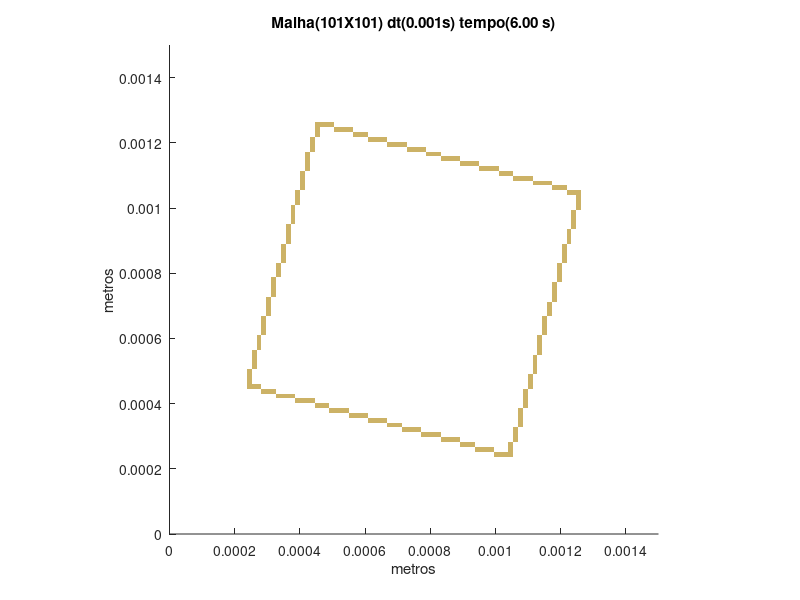

MATLAB code for this plot:
set (gca,'PlotBoxAspectRatio',[1 1 1],'Xlim',[0,0.0015],'Ylim',[0,0.0015])
hold on
title('Malha(101X101) dt(0.001s) tempo(6.00 s)')
hold on
ylabel('metros')
hold on
xlabel('metros')
hold on

fill([0.000995049504950495 0.000995049504950495 0.00100990099009901 0.00100990099009901],[0.000237623762376238 0.000252475247524752 0.000252475247524752 0.000237623762376238],[0.8,0.7,0.4],'LineStyle','none')

fill([0.00100990099009901 0.00100990099009901 0.00102475247524752 0.00102475247524752],[0.000237623762376238 0.000252475247524752 0.000252475247524752 0.000237623762376238],[0.8,0.7,0.4],'LineStyle','none')

fill([0.00102475247524752 0.00102475247524752 0.00103960396039604 0.00103960396039604],[0.000237623762376238 0.000252475247524752 0.000252475247524752 0.000237623762376238],[0.8,0.7,0.4],'LineStyle','none')

fill([0.00103960396039604 0.00103960396039604 0.00105445544554455 0.00105445544554455],[0.000237623762376238 0.000252475247524752 0.000252475247524752 0.000237623762376238],[0.8,0.7,0.4],'LineStyle','none')

fill([0.000935643564356436 0.000935643564356436 0.00095049504950495 0.00095049504950495],[0.000252475247524752 0.000267326732673267 0.000267326732673267 0.000252475247524752],[0.8,0.7,0.4],'LineStyle','none')

fill([0.00095049504950495 0.00095049504950495 0.000965346534653465 0.000965346534653465],[0.000252475247524752 0.000267326732673267 0.000267326732673267 0.000252475247524752],[0.8,0.7,0.4],'LineStyle','none')

fill([0.000965346534653465 0.000965346534653465 0.00098019801980198 0.00098019801980198],[0.000252475247524752 0.000267326732673267 0.000267326732673267 0.000252475247524752],[0.8,0.7,0.4],'LineStyle','none')

fill([0.00098019801980198 0.00098019801980198 0.000995049504950495 0.000995049504950495],[0.000252475247524752 0.000267326732673267 0.000267326732673267 0.000252475247524752],[0.8,0.7,0.4],'LineStyle','none')

fill([0.00103960396039604 0.00103960396039604 0.00105445544554455 0.00105445544554455],[0.000252475247524752 0.000267326732673267 0.000267326732673267 0.000252475247524752],[0.8,0.7,0.4],'LineStyle','none')

fill([0.000891089108910891 0.000891089108910891 0.000905940594059406 0.000905940594059406],[0.000267326732673267 0.000282178217821782 0.000282178217821782 0.000267326732673267],[0.8,0.7,0.4],'LineStyle','none')

fill([0.000905940594059406 0.000905940594059406 0.000920792079207921 0.000920792079207921],[0.000267326732673267 0.000282178217821782 0.000282178217821782 0.000267326732673267],[0.8,0.7,0.4],'LineStyle','none')

fill([0.000920792079207921 0.000920792079207921 0.000935643564356436 0.000935643564356436],[0.000267326732673267 0.000282178217821782 0.000282178217821782 0.000267326732673267],[0.8,0.7,0.4],'LineStyle','none')

fill([0.00103960396039604 0.00103960396039604 0.00105445544554455 0.00105445544554455],[0.000267326732673267 0.000282178217821782 0.000282178217821782 0.000267326732673267],[0.8,0.7,0.4],'LineStyle','none')

fill([0.000831683168316832 0.000831683168316832 0.000846534653465347 0.000846534653465347],[0.000282178217821782 0.000297029702970297 0.000297029702970297 0.000282178217821782],[0.8,0.7,0.4],'LineStyle','none')

fill([0.000846534653465347 0.000846534653465347 0.000861386138613861 0.000861386138613861],[0.000282178217821782 0.000297029702970297 0.000297029702970297 0.000282178217821782],[0.8,0.7,0.4],'LineStyle','none')

fill([0.000861386138613861 0.000861386138613861 0.000876237623762376 0.000876237623762376],[0.000282178217821782 0.000297029702970297 0.000297029702970297 0.000282178217821782],[0.8,0.7,0.4],'LineStyle','none')

fill([0.000876237623762376 0.000876237623762376 0.000891089108910891 0.000891089108910891],[0.000282178217821782 0.000297029702970297 0.000297029702970297 0.000282178217821782],[0.8,0.7,0.4],'LineStyle','none')

fill([0.00105445544554455 0.00105445544554455 0.00106930693069307 0.00106930693069307],[0.000282178217821782 0.000297029702970297 0.000297029702970297 0.000282178217821782],[0.8,0.7,0.4],'LineStyle','none')

fill([0.000772277227722772 0.000772277227722772 0.000787128712871287 0.000787128712871287],[0.000297029702970297 0.000311881188118812 0.000311881188118812 0.000297029702970297],[0.8,0.7,0.4],'LineStyle','none')

fill([0.000787128712871287 0.000787128712871287 0.000801980198019802 0.000801980198019802],[0.000297029702970297 0.000311881188118812 0.000311881188118812 0.000297029702970297],[0.8,0.7,0.4],'LineStyle','none')

fill([0.000801980198019802 0.000801980198019802 0.000816831683168317 0.000816831683168317],[0.000297029702970297 0.000311881188118812 0.000311881188118812 0.000297029702970297],[0.8,0.7,0.4],'LineStyle','none')

fill([0.000816831683168317 0.000816831683168317 0.000831683168316832 0.000831683168316832],[0.000297029702970297 0.000311881188118812 0.000311881188118812 0.000297029702970297],[0.8,0.7,0.4],'LineStyle','none')

fill([0.00105445544554455 0.00105445544554455 0.00106930693069307 0.00106930693069307],[0.000297029702970297 0.000311881188118812 0.000311881188118812 0.000297029702970297],[0.8,0.7,0.4],'LineStyle','none')

fill([0.000712871287128713 0.000712871287128713 0.000727722772277228 0.000727722772277228],[0.000311881188118812 0.000326732673267327 0.000326732673267327 0.000311881188118812],[0.8,0.7,0.4],'LineStyle','none')

fill([0.000727722772277228 0.000727722772277228 0.000742574257425743 0.000742574257425743],[0.000311881188118812 0.000326732673267327 0.000326732673267327 0.000311881188118812],[0.8,0.7,0.4],'LineStyle','none')

fill([0.000742574257425743 0.000742574257425743 0.000757425742574257 0.000757425742574257],[0.000311881188118812 0.000326732673267327 0.000326732673267327 0.000311881188118812],[0.8,0.7,0.4],'LineStyle','none')

fill([0.000757425742574257 0.000757425742574257 0.000772277227722772 0.000772277227722772],[0.000311881188118812 0.000326732673267327 0.000326732673267327 0.000311881188118812],[0.8,0.7,0.4],'LineStyle','none')

fill([0.00105445544554455 0.00105445544554455 0.00106930693069307 0.00106930693069307],[0.000311881188118812 0.000326732673267327 0.000326732673267327 0.000311881188118812],[0.8,0.7,0.4],'LineStyle','none')

fill([0.000668316831683168 0.000668316831683168 0.000683168316831683 0.000683168316831683],[0.000326732673267327 0.000341584158415842 0.000341584158415842 0.000326732673267327],[0.8,0.7,0.4],'LineStyle','none')

fill([0.000683168316831683 0.000683168316831683 0.000698019801980198 0.000698019801980198],[0.000326732673267327 0.000341584158415842 0.000341584158415842 0.000326732673267327],[0.8,0.7,0.4],'LineStyle','none')

fill([0.000698019801980198 0.000698019801980198 0.000712871287128713 0.000712871287128713],[0.000326732673267327 0.000341584158415842 0.000341584158415842 0.000326732673267327],[0.8,0.7,0.4],'LineStyle','none')

fill([0.00106930693069307 0.00106930693069307 0.00108415841584158 0.00108415841584158],[0.000326732673267327 0.000341584158415842 0.000341584158415842 0.000326732673267327],[0.8,0.7,0.4],'LineStyle','none')

fill([0.000608910891089109 0.000608910891089109 0.000623762376237624 0.000623762376237624],[0.000341584158415842 0.000356435643564356 0.000356435643564356 0.000341584158415842],[0.8,0.7,0.4],'LineStyle','none')

fill([0.000623762376237624 0.000623762376237624 0.000638613861386139 0.000638613861386139],[0.000341584158415842 0.000356435643564356 0.000356435643564356 0.000341584158415842],[0.8,0.7,0.4],'LineStyle','none')

fill([0.000638613861386139 0.000638613861386139 0.000653465346534653 0.000653465346534653],[0.000341584158415842 0.000356435643564356 0.000356435643564356 0.000341584158415842],[0.8,0.7,0.4],'LineStyle','none')

fill([0.000653465346534653 0.000653465346534653 0.000668316831683168 0.000668316831683168],[0.000341584158415842 0.000356435643564356 0.000356435643564356 0.000341584158415842],[0.8,0.7,0.4],'LineStyle','none')

fill([0.00106930693069307 0.00106930693069307 0.00108415841584158 0.00108415841584158],[0.000341584158415842 0.000356435643564356 0.000356435643564356 0.000341584158415842],[0.8,0.7,0.4],'LineStyle','none')

fill([0.000549504950495049 0.000549504950495049 0.000564356435643564 0.000564356435643564],[0.000356435643564356 0.000371287128712871 0.000371287128712871 0.000356435643564356],[0.8,0.7,0.4],'LineStyle','none')

fill([0.000564356435643564 0.000564356435643564 0.000579207920792079 0.000579207920792079],[0.000356435643564356 0.000371287128712871 0.000371287128712871 0.000356435643564356],[0.8,0.7,0.4],'LineStyle','none')

fill([0.000579207920792079 0.000579207920792079 0.000594059405940594 0.000594059405940594],[0.000356435643564356 0.000371287128712871 0.000371287128712871 0.000356435643564356],[0.8,0.7,0.4],'LineStyle','none')

fill([0.000594059405940594 0.000594059405940594 0.000608910891089109 0.000608910891089109],[0.000356435643564356 0.000371287128712871 0.000371287128712871 0.000356435643564356],[0.8,0.7,0.4],'LineStyle','none')

fill([0.00106930693069307 0.00106930693069307 0.00108415841584158 0.00108415841584158],[0.000356435643564356 0.000371287128712871 0.000371287128712871 0.000356435643564356],[0.8,0.7,0.4],'LineStyle','none')

fill([0.00049009900990099 0.00049009900990099 0.000504950495049505 0.000504950495049505],[0.000371287128712871 0.000386138613861386 0.000386138613861386 0.000371287128712871],[0.8,0.7,0.4],'LineStyle','none')

fill([0.000504950495049505 0.000504950495049505 0.00051980198019802 0.00051980198019802],[0.000371287128712871 0.000386138613861386 0.000386138613861386 0.000371287128712871],[0.8,0.7,0.4],'LineStyle','none')

fill([0.00051980198019802 0.00051980198019802 0.000534653465346535 0.000534653465346535],[0.000371287128712871 0.000386138613861386 0.000386138613861386 0.000371287128712871],[0.8,0.7,0.4],'LineStyle','none')

fill([0.000534653465346535 0.000534653465346535 0.000549504950495049 0.000549504950495049],[0.000371287128712871 0.000386138613861386 0.000386138613861386 0.000371287128712871],[0.8,0.7,0.4],'LineStyle','none')

fill([0.00106930693069307 0.00106930693069307 0.00108415841584158 0.00108415841584158],[0.000371287128712871 0.000386138613861386 0.000386138613861386 0.000371287128712871],[0.8,0.7,0.4],'LineStyle','none')

fill([0.000445544554455446 0.000445544554455446 0.00046039603960396 0.00046039603960396],[0.000386138613861386 0.000400990099009901 0.000400990099009901 0.000386138613861386],[0.8,0.7,0.4],'LineStyle','none')

fill([0.00046039603960396 0.00046039603960396 0.000475247524752475 0.000475247524752475],[0.000386138613861386 0.000400990099009901 0.000400990099009901 0.000386138613861386],[0.8,0.7,0.4],'LineStyle','none')

fill([0.000475247524752475 0.000475247524752475 0.00049009900990099 0.00049009900990099],[0.000386138613861386 0.000400990099009901 0.000400990099009901 0.000386138613861386],[0.8,0.7,0.4],'LineStyle','none')

fill([0.00108415841584158 0.00108415841584158 0.0010990099009901 0.0010990099009901],[0.000386138613861386 0.000400990099009901 0.000400990099009901 0.000386138613861386],[0.8,0.7,0.4],'LineStyle','none')

fill([0.000386138613861386 0.000386138613861386 0.000400990099009901 0.000400990099009901],[0.000400990099009901 0.000415841584158416 0.000415841584158416 0.000400990099009901],[0.8,0.7,0.4],'LineStyle','none')

fill([0.000400990099009901 0.000400990099009901 0.000415841584158416 0.000415841584158416],[0.000400990099009901 0.000415841584158416 0.000415841584158416 0.000400990099009901],[0.8,0.7,0.4],'LineStyle','none')

fill([0.000415841584158416 0.000415841584158416 0.000430693069306931 0.000430693069306931],[0.000400990099009901 0.000415841584158416 0.000415841584158416 0.000400990099009901],[0.8,0.7,0.4],'LineStyle','none')

fill([0.000430693069306931 0.000430693069306931 0.000445544554455446 0.000445544554455446],[0.000400990099009901 0.000415841584158416 0.000415841584158416 0.000400990099009901],[0.8,0.7,0.4],'LineStyle','none')

fill([0.00108415841584158 0.00108415841584158 0.0010990099009901 0.0010990099009901],[0.000400990099009901 0.000415841584158416 0.000415841584158416 0.000400990099009901],[0.8,0.7,0.4],'LineStyle','none')

fill([0.000326732673267327 0.000326732673267327 0.000341584158415842 0.000341584158415842],[0.000415841584158416 0.000430693069306931 0.000430693069306931 0.000415841584158416],[0.8,0.7,0.4],'LineStyle','none')

fill([0.000341584158415842 0.000341584158415842 0.000356435643564356 0.000356435643564356],[0.000415841584158416 0.000430693069306931 0.000430693069306931 0.000415841584158416],[0.8,0.7,0.4],'LineStyle','none')

fill([0.000356435643564356 0.000356435643564356 0.000371287128712871 0.000371287128712871],[0.000415841584158416 0.000430693069306931 0.000430693069306931 0.000415841584158416],[0.8,0.7,0.4],'LineStyle','none')

fill([0.000371287128712871 0.000371287128712871 0.000386138613861386 0.000386138613861386],[0.000415841584158416 0.000430693069306931 0.000430693069306931 0.000415841584158416],[0.8,0.7,0.4],'LineStyle','none')

fill([0.00108415841584158 0.00108415841584158 0.0010990099009901 0.0010990099009901],[0.000415841584158416 0.000430693069306931 0.000430693069306931 0.000415841584158416],[0.8,0.7,0.4],'LineStyle','none')

fill([0.000282178217821782 0.000282178217821782 0.000297029702970297 0.000297029702970297],[0.000430693069306931 0.000445544554455446 0.000445544554455446 0.000430693069306931],[0.8,0.7,0.4],'LineStyle','none')

fill([0.000297029702970297 0.000297029702970297 0.000311881188118812 0.000311881188118812],[0.000430693069306931 0.000445544554455446 0.000445544554455446 0.000430693069306931],[0.8,0.7,0.4],'LineStyle','none')

fill([0.000311881188118812 0.000311881188118812 0.000326732673267327 0.000326732673267327],[0.000430693069306931 0.000445544554455446 0.000445544554455446 0.000430693069306931],[0.8,0.7,0.4],'LineStyle','none')

fill([0.00108415841584158 0.00108415841584158 0.0010990099009901 0.0010990099009901],[0.000430693069306931 0.000445544554455446 0.000445544554455446 0.000430693069306931],[0.8,0.7,0.4],'LineStyle','none')

fill([0.000237623762376238 0.000237623762376238 0.000252475247524752 0.000252475247524752],[0.000445544554455446 0.00046039603960396 0.00046039603960396 0.000445544554455446],[0.8,0.7,0.4],'LineStyle','none')

fill([0.000252475247524752 0.000252475247524752 0.000267326732673267 0.000267326732673267],[0.000445544554455446 0.00046039603960396 0.00046039603960396 0.000445544554455446],[0.8,0.7,0.4],'LineStyle','none')

fill([0.000267326732673267 0.000267326732673267 0.000282178217821782 0.000282178217821782],[0.000445544554455446 0.00046039603960396 0.00046039603960396 0.000445544554455446],[0.8,0.7,0.4],'LineStyle','none')

fill([0.0010990099009901 0.0010990099009901 0.00111386138613861 0.00111386138613861],[0.000445544554455446 0.00046039603960396 0.00046039603960396 0.000445544554455446],[0.8,0.7,0.4],'LineStyle','none')

fill([0.000237623762376238 0.000237623762376238 0.000252475247524752 0.000252475247524752],[0.00046039603960396 0.000475247524752475 0.000475247524752475 0.00046039603960396],[0.8,0.7,0.4],'LineStyle','none')

fill([0.0010990099009901 0.0010990099009901 0.00111386138613861 0.00111386138613861],[0.00046039603960396 0.000475247524752475 0.000475247524752475 0.00046039603960396],[0.8,0.7,0.4],'LineStyle','none')

fill([0.000237623762376238 0.000237623762376238 0.000252475247524752 0.000252475247524752],[0.000475247524752475 0.00049009900990099 0.00049009900990099 0.000475247524752475],[0.8,0.7,0.4],'LineStyle','none')

fill([0.0010990099009901 0.0010990099009901 0.00111386138613861 0.00111386138613861],[0.000475247524752475 0.00049009900990099 0.00049009900990099 0.000475247524752475],[0.8,0.7,0.4],'LineStyle','none')

fill([0.000237623762376238 0.000237623762376238 0.000252475247524752 0.000252475247524752],[0.00049009900990099 0.000504950495049505 0.000504950495049505 0.00049009900990099],[0.8,0.7,0.4],'LineStyle','none')

fill([0.00111386138613861 0.00111386138613861 0.00112871287128713 0.00112871287128713],[0.00049009900990099 0.000504950495049505 0.000504950495049505 0.00049009900990099],[0.8,0.7,0.4],'LineStyle','none')

fill([0.000252475247524752 0.000252475247524752 0.000267326732673267 0.000267326732673267],[0.000504950495049505 0.00051980198019802 0.00051980198019802 0.000504950495049505],[0.8,0.7,0.4],'LineStyle','none')

fill([0.00111386138613861 0.00111386138613861 0.00112871287128713 0.00112871287128713],[0.000504950495049505 0.00051980198019802 0.00051980198019802 0.000504950495049505],[0.8,0.7,0.4],'LineStyle','none')

fill([0.000252475247524752 0.000252475247524752 0.000267326732673267 0.000267326732673267],[0.00051980198019802 0.000534653465346535 0.000534653465346535 0.00051980198019802],[0.8,0.7,0.4],'LineStyle','none')

fill([0.00111386138613861 0.00111386138613861 0.00112871287128713 0.00112871287128713],[0.00051980198019802 0.000534653465346535 0.000534653465346535 0.00051980198019802],[0.8,0.7,0.4],'LineStyle','none')

fill([0.000252475247524752 0.000252475247524752 0.000267326732673267 0.000267326732673267],[0.000534653465346535 0.000549504950495049 0.000549504950495049 0.000534653465346535],[0.8,0.7,0.4],'LineStyle','none')

fill([0.00111386138613861 0.00111386138613861 0.00112871287128713 0.00112871287128713],[0.000534653465346535 0.000549504950495049 0.000549504950495049 0.000534653465346535],[0.8,0.7,0.4],'LineStyle','none')

fill([0.000252475247524752 0.000252475247524752 0.000267326732673267 0.000267326732673267],[0.000549504950495049 0.000564356435643564 0.000564356435643564 0.000549504950495049],[0.8,0.7,0.4],'LineStyle','none')

fill([0.00112871287128713 0.00112871287128713 0.00114356435643564 0.00114356435643564],[0.000549504950495049 0.000564356435643564 0.000564356435643564 0.000549504950495049],[0.8,0.7,0.4],'LineStyle','none')

fill([0.000267326732673267 0.000267326732673267 0.000282178217821782 0.000282178217821782],[0.000564356435643564 0.000579207920792079 0.000579207920792079 0.000564356435643564],[0.8,0.7,0.4],'LineStyle','none')

fill([0.00112871287128713 0.00112871287128713 0.00114356435643564 0.00114356435643564],[0.000564356435643564 0.000579207920792079 0.000579207920792079 0.000564356435643564],[0.8,0.7,0.4],'LineStyle','none')

fill([0.000267326732673267 0.000267326732673267 0.000282178217821782 0.000282178217821782],[0.000579207920792079 0.000594059405940594 0.000594059405940594 0.000579207920792079],[0.8,0.7,0.4],'LineStyle','none')

fill([0.00112871287128713 0.00112871287128713 0.00114356435643564 0.00114356435643564],[0.000579207920792079 0.000594059405940594 0.000594059405940594 0.000579207920792079],[0.8,0.7,0.4],'LineStyle','none')

fill([0.000267326732673267 0.000267326732673267 0.000282178217821782 0.000282178217821782],[0.000594059405940594 0.000608910891089109 0.000608910891089109 0.000594059405940594],[0.8,0.7,0.4],'LineStyle','none')

fill([0.00112871287128713 0.00112871287128713 0.00114356435643564 0.00114356435643564],[0.000594059405940594 0.000608910891089109 0.000608910891089109 0.000594059405940594],[0.8,0.7,0.4],'LineStyle','none')

fill([0.000282178217821782 0.000282178217821782 0.000297029702970297 0.000297029702970297],[0.000608910891089109 0.000623762376237624 0.000623762376237624 0.000608910891089109],[0.8,0.7,0.4],'LineStyle','none')

fill([0.00114356435643564 0.00114356435643564 0.00115841584158416 0.00115841584158416],[0.000608910891089109 0.000623762376237624 0.000623762376237624 0.000608910891089109],[0.8,0.7,0.4],'LineStyle','none')

fill([0.000282178217821782 0.000282178217821782 0.000297029702970297 0.000297029702970297],[0.000623762376237624 0.000638613861386139 0.000638613861386139 0.000623762376237624],[0.8,0.7,0.4],'LineStyle','none')

fill([0.00114356435643564 0.00114356435643564 0.00115841584158416 0.00115841584158416],[0.000623762376237624 0.000638613861386139 0.000638613861386139 0.000623762376237624],[0.8,0.7,0.4],'LineStyle','none')

fill([0.000282178217821782 0.000282178217821782 0.000297029702970297 0.000297029702970297],[0.000638613861386139 0.000653465346534653 0.000653465346534653 0.000638613861386139],[0.8,0.7,0.4],'LineStyle','none')

fill([0.00114356435643564 0.00114356435643564 0.00115841584158416 0.00115841584158416],[0.000638613861386139 0.000653465346534653 0.000653465346534653 0.000638613861386139],[0.8,0.7,0.4],'LineStyle','none')

fill([0.000282178217821782 0.000282178217821782 0.000297029702970297 0.000297029702970297],[0.000653465346534653 0.000668316831683168 0.000668316831683168 0.000653465346534653],[0.8,0.7,0.4],'LineStyle','none')

fill([0.00114356435643564 0.00114356435643564 0.00115841584158416 0.00115841584158416],[0.000653465346534653 0.000668316831683168 0.000668316831683168 0.000653465346534653],[0.8,0.7,0.4],'LineStyle','none')

fill([0.000297029702970297 0.000297029702970297 0.000311881188118812 0.000311881188118812],[0.000668316831683168 0.000683168316831683 0.000683168316831683 0.000668316831683168],[0.8,0.7,0.4],'LineStyle','none')

fill([0.00115841584158416 0.00115841584158416 0.00117326732673267 0.00117326732673267],[0.000668316831683168 0.000683168316831683 0.000683168316831683 0.000668316831683168],[0.8,0.7,0.4],'LineStyle','none')

fill([0.000297029702970297 0.000297029702970297 0.000311881188118812 0.000311881188118812],[0.000683168316831683 0.000698019801980198 0.000698019801980198 0.000683168316831683],[0.8,0.7,0.4],'LineStyle','none')

fill([0.00115841584158416 0.00115841584158416 0.00117326732673267 0.00117326732673267],[0.000683168316831683 0.000698019801980198 0.000698019801980198 0.000683168316831683],[0.8,0.7,0.4],'LineStyle','none')

fill([0.000297029702970297 0.000297029702970297 0.000311881188118812 0.000311881188118812],[0.000698019801980198 0.000712871287128713 0.000712871287128713 0.000698019801980198],[0.8,0.7,0.4],'LineStyle','none')

fill([0.00115841584158416 0.00115841584158416 0.00117326732673267 0.00117326732673267],[0.000698019801980198 0.000712871287128713 0.000712871287128713 0.000698019801980198],[0.8,0.7,0.4],'LineStyle','none')

fill([0.000297029702970297 0.000297029702970297 0.000311881188118812 0.000311881188118812],[0.000712871287128713 0.000727722772277228 0.000727722772277228 0.000712871287128713],[0.8,0.7,0.4],'LineStyle','none')

fill([0.00117326732673267 0.00117326732673267 0.00118811881188119 0.00118811881188119],[0.000712871287128713 0.000727722772277228 0.000727722772277228 0.000712871287128713],[0.8,0.7,0.4],'LineStyle','none')

fill([0.000311881188118812 0.000311881188118812 0.000326732673267327 0.000326732673267327],[0.000727722772277228 0.000742574257425743 0.000742574257425743 0.000727722772277228],[0.8,0.7,0.4],'LineStyle','none')

fill([0.00117326732673267 0.00117326732673267 0.00118811881188119 0.00118811881188119],[0.000727722772277228 0.000742574257425743 0.000742574257425743 0.000727722772277228],[0.8,0.7,0.4],'LineStyle','none')

fill([0.000311881188118812 0.000311881188118812 0.000326732673267327 0.000326732673267327],[0.000742574257425743 0.000757425742574257 0.000757425742574257 0.000742574257425743],[0.8,0.7,0.4],'LineStyle','none')

fill([0.00117326732673267 0.00117326732673267 0.00118811881188119 0.00118811881188119],[0.000742574257425743 0.000757425742574257 0.000757425742574257 0.000742574257425743],[0.8,0.7,0.4],'LineStyle','none')

fill([0.000311881188118812 0.000311881188118812 0.000326732673267327 0.000326732673267327],[0.000757425742574257 0.000772277227722772 0.000772277227722772 0.000757425742574257],[0.8,0.7,0.4],'LineStyle','none')

fill([0.00117326732673267 0.00117326732673267 0.00118811881188119 0.00118811881188119],[0.000757425742574257 0.000772277227722772 0.000772277227722772 0.000757425742574257],[0.8,0.7,0.4],'LineStyle','none')

fill([0.000311881188118812 0.000311881188118812 0.000326732673267327 0.000326732673267327],[0.000772277227722772 0.000787128712871287 0.000787128712871287 0.000772277227722772],[0.8,0.7,0.4],'LineStyle','none')

fill([0.00118811881188119 0.00118811881188119 0.0012029702970297 0.0012029702970297],[0.000772277227722772 0.000787128712871287 0.000787128712871287 0.000772277227722772],[0.8,0.7,0.4],'LineStyle','none')

fill([0.000326732673267327 0.000326732673267327 0.000341584158415842 0.000341584158415842],[0.000787128712871287 0.000801980198019802 0.000801980198019802 0.000787128712871287],[0.8,0.7,0.4],'LineStyle','none')

fill([0.00118811881188119 0.00118811881188119 0.0012029702970297 0.0012029702970297],[0.000787128712871287 0.000801980198019802 0.000801980198019802 0.000787128712871287],[0.8,0.7,0.4],'LineStyle','none')

fill([0.000326732673267327 0.000326732673267327 0.000341584158415842 0.000341584158415842],[0.000801980198019802 0.000816831683168317 0.000816831683168317 0.000801980198019802],[0.8,0.7,0.4],'LineStyle','none')

fill([0.00118811881188119 0.00118811881188119 0.0012029702970297 0.0012029702970297],[0.000801980198019802 0.000816831683168317 0.000816831683168317 0.000801980198019802],[0.8,0.7,0.4],'LineStyle','none')

fill([0.000326732673267327 0.000326732673267327 0.000341584158415842 0.000341584158415842],[0.000816831683168317 0.000831683168316832 0.000831683168316832 0.000816831683168317],[0.8,0.7,0.4],'LineStyle','none')

fill([0.00118811881188119 0.00118811881188119 0.0012029702970297 0.0012029702970297],[0.000816831683168317 0.000831683168316832 0.000831683168316832 0.000816831683168317],[0.8,0.7,0.4],'LineStyle','none')

fill([0.000341584158415842 0.000341584158415842 0.000356435643564356 0.000356435643564356],[0.000831683168316832 0.000846534653465347 0.000846534653465347 0.000831683168316832],[0.8,0.7,0.4],'LineStyle','none')

fill([0.0012029702970297 0.0012029702970297 0.00121782178217822 0.00121782178217822],[0.000831683168316832 0.000846534653465347 0.000846534653465347 0.000831683168316832],[0.8,0.7,0.4],'LineStyle','none')

fill([0.000341584158415842 0.000341584158415842 0.000356435643564356 0.000356435643564356],[0.000846534653465347 0.000861386138613861 0.000861386138613861 0.000846534653465347],[0.8,0.7,0.4],'LineStyle','none')

fill([0.0012029702970297 0.0012029702970297 0.00121782178217822 0.00121782178217822],[0.000846534653465347 0.000861386138613861 0.000861386138613861 0.000846534653465347],[0.8,0.7,0.4],'LineStyle','none')

fill([0.000341584158415842 0.000341584158415842 0.000356435643564356 0.000356435643564356],[0.000861386138613861 0.000876237623762376 0.000876237623762376 0.000861386138613861],[0.8,0.7,0.4],'LineStyle','none')

fill([0.0012029702970297 0.0012029702970297 0.00121782178217822 0.00121782178217822],[0.000861386138613861 0.000876237623762376 0.000876237623762376 0.000861386138613861],[0.8,0.7,0.4],'LineStyle','none')

fill([0.000341584158415842 0.000341584158415842 0.000356435643564356 0.000356435643564356],[0.000876237623762376 0.000891089108910891 0.000891089108910891 0.000876237623762376],[0.8,0.7,0.4],'LineStyle','none')

fill([0.0012029702970297 0.0012029702970297 0.00121782178217822 0.00121782178217822],[0.000876237623762376 0.000891089108910891 0.000891089108910891 0.000876237623762376],[0.8,0.7,0.4],'LineStyle','none')

fill([0.000356435643564356 0.000356435643564356 0.000371287128712871 0.000371287128712871],[0.000891089108910891 0.000905940594059406 0.000905940594059406 0.000891089108910891],[0.8,0.7,0.4],'LineStyle','none')

fill([0.00121782178217822 0.00121782178217822 0.00123267326732673 0.00123267326732673],[0.000891089108910891 0.000905940594059406 0.000905940594059406 0.000891089108910891],[0.8,0.7,0.4],'LineStyle','none')

fill([0.000356435643564356 0.000356435643564356 0.000371287128712871 0.000371287128712871],[0.000905940594059406 0.000920792079207921 0.000920792079207921 0.000905940594059406],[0.8,0.7,0.4],'LineStyle','none')

fill([0.00121782178217822 0.00121782178217822 0.00123267326732673 0.00123267326732673],[0.000905940594059406 0.000920792079207921 0.000920792079207921 0.000905940594059406],[0.8,0.7,0.4],'LineStyle','none')

fill([0.000356435643564356 0.000356435643564356 0.000371287128712871 0.000371287128712871],[0.000920792079207921 0.000935643564356436 0.000935643564356436 0.000920792079207921],[0.8,0.7,0.4],'LineStyle','none')

fill([0.00121782178217822 0.00121782178217822 0.00123267326732673 0.00123267326732673],[0.000920792079207921 0.000935643564356436 0.000935643564356436 0.000920792079207921],[0.8,0.7,0.4],'LineStyle','none')

fill([0.000356435643564356 0.000356435643564356 0.000371287128712871 0.000371287128712871],[0.000935643564356436 0.00095049504950495 0.00095049504950495 0.000935643564356436],[0.8,0.7,0.4],'LineStyle','none')

fill([0.00123267326732673 0.00123267326732673 0.00124752475247525 0.00124752475247525],[0.000935643564356436 0.00095049504950495 0.00095049504950495 0.000935643564356436],[0.8,0.7,0.4],'LineStyle','none')

fill([0.000371287128712871 0.000371287128712871 0.000386138613861386 0.000386138613861386],[0.00095049504950495 0.000965346534653465 0.000965346534653465 0.00095049504950495],[0.8,0.7,0.4],'LineStyle','none')

fill([0.00123267326732673 0.00123267326732673 0.00124752475247525 0.00124752475247525],[0.00095049504950495 0.000965346534653465 0.000965346534653465 0.00095049504950495],[0.8,0.7,0.4],'LineStyle','none')

fill([0.000371287128712871 0.000371287128712871 0.000386138613861386 0.000386138613861386],[0.000965346534653465 0.00098019801980198 0.00098019801980198 0.000965346534653465],[0.8,0.7,0.4],'LineStyle','none')

fill([0.00123267326732673 0.00123267326732673 0.00124752475247525 0.00124752475247525],[0.000965346534653465 0.00098019801980198 0.00098019801980198 0.000965346534653465],[0.8,0.7,0.4],'LineStyle','none')

fill([0.000371287128712871 0.000371287128712871 0.000386138613861386 0.000386138613861386],[0.00098019801980198 0.000995049504950495 0.000995049504950495 0.00098019801980198],[0.8,0.7,0.4],'LineStyle','none')

fill([0.00123267326732673 0.00123267326732673 0.00124752475247525 0.00124752475247525],[0.00098019801980198 0.000995049504950495 0.000995049504950495 0.00098019801980198],[0.8,0.7,0.4],'LineStyle','none')

fill([0.000371287128712871 0.000371287128712871 0.000386138613861386 0.000386138613861386],[0.000995049504950495 0.00100990099009901 0.00100990099009901 0.000995049504950495],[0.8,0.7,0.4],'LineStyle','none')

fill([0.00124752475247525 0.00124752475247525 0.00126237623762376 0.00126237623762376],[0.000995049504950495 0.00100990099009901 0.00100990099009901 0.000995049504950495],[0.8,0.7,0.4],'LineStyle','none')

fill([0.000386138613861386 0.000386138613861386 0.000400990099009901 0.000400990099009901],[0.00100990099009901 0.00102475247524752 0.00102475247524752 0.00100990099009901],[0.8,0.7,0.4],'LineStyle','none')

fill([0.00124752475247525 0.00124752475247525 0.00126237623762376 0.00126237623762376],[0.00100990099009901 0.00102475247524752 0.00102475247524752 0.00100990099009901],[0.8,0.7,0.4],'LineStyle','none')

fill([0.000386138613861386 0.000386138613861386 0.000400990099009901 0.000400990099009901],[0.00102475247524752 0.00103960396039604 0.00103960396039604 0.00102475247524752],[0.8,0.7,0.4],'LineStyle','none')

fill([0.00124752475247525 0.00124752475247525 0.00126237623762376 0.00126237623762376],[0.00102475247524752 0.00103960396039604 0.00103960396039604 0.00102475247524752],[0.8,0.7,0.4],'LineStyle','none')

fill([0.000386138613861386 0.000386138613861386 0.000400990099009901 0.000400990099009901],[0.00103960396039604 0.00105445544554455 0.00105445544554455 0.00103960396039604],[0.8,0.7,0.4],'LineStyle','none')

fill([0.00121782178217822 0.00121782178217822 0.00123267326732673 0.00123267326732673],[0.00103960396039604 0.00105445544554455 0.00105445544554455 0.00103960396039604],[0.8,0.7,0.4],'LineStyle','none')

fill([0.00123267326732673 0.00123267326732673 0.00124752475247525 0.00124752475247525],[0.00103960396039604 0.00105445544554455 0.00105445544554455 0.00103960396039604],[0.8,0.7,0.4],'LineStyle','none')

fill([0.00124752475247525 0.00124752475247525 0.00126237623762376 0.00126237623762376],[0.00103960396039604 0.00105445544554455 0.00105445544554455 0.00103960396039604],[0.8,0.7,0.4],'LineStyle','none')

fill([0.000400990099009901 0.000400990099009901 0.000415841584158416 0.000415841584158416],[0.00105445544554455 0.00106930693069307 0.00106930693069307 0.00105445544554455],[0.8,0.7,0.4],'LineStyle','none')

fill([0.00117326732673267 0.00117326732673267 0.00118811881188119 0.00118811881188119],[0.00105445544554455 0.00106930693069307 0.00106930693069307 0.00105445544554455],[0.8,0.7,0.4],'LineStyle','none')

fill([0.00118811881188119 0.00118811881188119 0.0012029702970297 0.0012029702970297],[0.00105445544554455 0.00106930693069307 0.00106930693069307 0.00105445544554455],[0.8,0.7,0.4],'LineStyle','none')

fill([0.0012029702970297 0.0012029702970297 0.00121782178217822 0.00121782178217822],[0.00105445544554455 0.00106930693069307 0.00106930693069307 0.00105445544554455],[0.8,0.7,0.4],'LineStyle','none')

fill([0.000400990099009901 0.000400990099009901 0.000415841584158416 0.000415841584158416],[0.00106930693069307 0.00108415841584158 0.00108415841584158 0.00106930693069307],[0.8,0.7,0.4],'LineStyle','none')

fill([0.00111386138613861 0.00111386138613861 0.00112871287128713 0.00112871287128713],[0.00106930693069307 0.00108415841584158 0.00108415841584158 0.00106930693069307],[0.8,0.7,0.4],'LineStyle','none')

fill([0.00112871287128713 0.00112871287128713 0.00114356435643564 0.00114356435643564],[0.00106930693069307 0.00108415841584158 0.00108415841584158 0.00106930693069307],[0.8,0.7,0.4],'LineStyle','none')

fill([0.00114356435643564 0.00114356435643564 0.00115841584158416 0.00115841584158416],[0.00106930693069307 0.00108415841584158 0.00108415841584158 0.00106930693069307],[0.8,0.7,0.4],'LineStyle','none')

fill([0.00115841584158416 0.00115841584158416 0.00117326732673267 0.00117326732673267],[0.00106930693069307 0.00108415841584158 0.00108415841584158 0.00106930693069307],[0.8,0.7,0.4],'LineStyle','none')

fill([0.000400990099009901 0.000400990099009901 0.000415841584158416 0.000415841584158416],[0.00108415841584158 0.0010990099009901 0.0010990099009901 0.00108415841584158],[0.8,0.7,0.4],'LineStyle','none')

fill([0.00105445544554455 0.00105445544554455 0.00106930693069307 0.00106930693069307],[0.00108415841584158 0.0010990099009901 0.0010990099009901 0.00108415841584158],[0.8,0.7,0.4],'LineStyle','none')

fill([0.00106930693069307 0.00106930693069307 0.00108415841584158 0.00108415841584158],[0.00108415841584158 0.0010990099009901 0.0010990099009901 0.00108415841584158],[0.8,0.7,0.4],'LineStyle','none')

fill([0.00108415841584158 0.00108415841584158 0.0010990099009901 0.0010990099009901],[0.00108415841584158 0.0010990099009901 0.0010990099009901 0.00108415841584158],[0.8,0.7,0.4],'LineStyle','none')

fill([0.0010990099009901 0.0010990099009901 0.00111386138613861 0.00111386138613861],[0.00108415841584158 0.0010990099009901 0.0010990099009901 0.00108415841584158],[0.8,0.7,0.4],'LineStyle','none')

fill([0.000400990099009901 0.000400990099009901 0.000415841584158416 0.000415841584158416],[0.0010990099009901 0.00111386138613861 0.00111386138613861 0.0010990099009901],[0.8,0.7,0.4],'LineStyle','none')

fill([0.00100990099009901 0.00100990099009901 0.00102475247524752 0.00102475247524752],[0.0010990099009901 0.00111386138613861 0.00111386138613861 0.0010990099009901],[0.8,0.7,0.4],'LineStyle','none')

fill([0.00102475247524752 0.00102475247524752 0.00103960396039604 0.00103960396039604],[0.0010990099009901 0.00111386138613861 0.00111386138613861 0.0010990099009901],[0.8,0.7,0.4],'LineStyle','none')

fill([0.00103960396039604 0.00103960396039604 0.00105445544554455 0.00105445544554455],[0.0010990099009901 0.00111386138613861 0.00111386138613861 0.0010990099009901],[0.8,0.7,0.4],'LineStyle','none')

fill([0.000415841584158416 0.000415841584158416 0.000430693069306931 0.000430693069306931],[0.00111386138613861 0.00112871287128713 0.00112871287128713 0.00111386138613861],[0.8,0.7,0.4],'LineStyle','none')

fill([0.00095049504950495 0.00095049504950495 0.000965346534653465 0.000965346534653465],[0.00111386138613861 0.00112871287128713 0.00112871287128713 0.00111386138613861],[0.8,0.7,0.4],'LineStyle','none')

fill([0.000965346534653465 0.000965346534653465 0.00098019801980198 0.00098019801980198],[0.00111386138613861 0.00112871287128713 0.00112871287128713 0.00111386138613861],[0.8,0.7,0.4],'LineStyle','none')

fill([0.00098019801980198 0.00098019801980198 0.000995049504950495 0.000995049504950495],[0.00111386138613861 0.00112871287128713 0.00112871287128713 0.00111386138613861],[0.8,0.7,0.4],'LineStyle','none')

fill([0.000995049504950495 0.000995049504950495 0.00100990099009901 0.00100990099009901],[0.00111386138613861 0.00112871287128713 0.00112871287128713 0.00111386138613861],[0.8,0.7,0.4],'LineStyle','none')

fill([0.000415841584158416 0.000415841584158416 0.000430693069306931 0.000430693069306931],[0.00112871287128713 0.00114356435643564 0.00114356435643564 0.00112871287128713],[0.8,0.7,0.4],'LineStyle','none')

fill([0.000891089108910891 0.000891089108910891 0.000905940594059406 0.000905940594059406],[0.00112871287128713 0.00114356435643564 0.00114356435643564 0.00112871287128713],[0.8,0.7,0.4],'LineStyle','none')

fill([0.000905940594059406 0.000905940594059406 0.000920792079207921 0.000920792079207921],[0.00112871287128713 0.00114356435643564 0.00114356435643564 0.00112871287128713],[0.8,0.7,0.4],'LineStyle','none')

fill([0.000920792079207921 0.000920792079207921 0.000935643564356436 0.000935643564356436],[0.00112871287128713 0.00114356435643564 0.00114356435643564 0.00112871287128713],[0.8,0.7,0.4],'LineStyle','none')

fill([0.000935643564356436 0.000935643564356436 0.00095049504950495 0.00095049504950495],[0.00112871287128713 0.00114356435643564 0.00114356435643564 0.00112871287128713],[0.8,0.7,0.4],'LineStyle','none')

fill([0.000415841584158416 0.000415841584158416 0.000430693069306931 0.000430693069306931],[0.00114356435643564 0.00115841584158416 0.00115841584158416 0.00114356435643564],[0.8,0.7,0.4],'LineStyle','none')

fill([0.000831683168316832 0.000831683168316832 0.000846534653465347 0.000846534653465347],[0.00114356435643564 0.00115841584158416 0.00115841584158416 0.00114356435643564],[0.8,0.7,0.4],'LineStyle','none')

fill([0.000846534653465347 0.000846534653465347 0.000861386138613861 0.000861386138613861],[0.00114356435643564 0.00115841584158416 0.00115841584158416 0.00114356435643564],[0.8,0.7,0.4],'LineStyle','none')

fill([0.000861386138613861 0.000861386138613861 0.000876237623762376 0.000876237623762376],[0.00114356435643564 0.00115841584158416 0.00115841584158416 0.00114356435643564],[0.8,0.7,0.4],'LineStyle','none')

fill([0.000876237623762376 0.000876237623762376 0.000891089108910891 0.000891089108910891],[0.00114356435643564 0.00115841584158416 0.00115841584158416 0.00114356435643564],[0.8,0.7,0.4],'LineStyle','none')

fill([0.000415841584158416 0.000415841584158416 0.000430693069306931 0.000430693069306931],[0.00115841584158416 0.00117326732673267 0.00117326732673267 0.00115841584158416],[0.8,0.7,0.4],'LineStyle','none')

fill([0.000787128712871287 0.000787128712871287 0.000801980198019802 0.000801980198019802],[0.00115841584158416 0.00117326732673267 0.00117326732673267 0.00115841584158416],[0.8,0.7,0.4],'LineStyle','none')

fill([0.000801980198019802 0.000801980198019802 0.000816831683168317 0.000816831683168317],[0.00115841584158416 0.00117326732673267 0.00117326732673267 0.00115841584158416],[0.8,0.7,0.4],'LineStyle','none')

fill([0.000816831683168317 0.000816831683168317 0.000831683168316832 0.000831683168316832],[0.00115841584158416 0.00117326732673267 0.00117326732673267 0.00115841584158416],[0.8,0.7,0.4],'LineStyle','none')

fill([0.000430693069306931 0.000430693069306931 0.000445544554455446 0.000445544554455446],[0.00117326732673267 0.00118811881188119 0.00118811881188119 0.00117326732673267],[0.8,0.7,0.4],'LineStyle','none')

fill([0.000727722772277228 0.000727722772277228 0.000742574257425743 0.000742574257425743],[0.00117326732673267 0.00118811881188119 0.00118811881188119 0.00117326732673267],[0.8,0.7,0.4],'LineStyle','none')

fill([0.000742574257425743 0.000742574257425743 0.000757425742574257 0.000757425742574257],[0.00117326732673267 0.00118811881188119 0.00118811881188119 0.00117326732673267],[0.8,0.7,0.4],'LineStyle','none')

fill([0.000757425742574257 0.000757425742574257 0.000772277227722772 0.000772277227722772],[0.00117326732673267 0.00118811881188119 0.00118811881188119 0.00117326732673267],[0.8,0.7,0.4],'LineStyle','none')

fill([0.000772277227722772 0.000772277227722772 0.000787128712871287 0.000787128712871287],[0.00117326732673267 0.00118811881188119 0.00118811881188119 0.00117326732673267],[0.8,0.7,0.4],'LineStyle','none')

fill([0.000430693069306931 0.000430693069306931 0.000445544554455446 0.000445544554455446],[0.00118811881188119 0.0012029702970297 0.0012029702970297 0.00118811881188119],[0.8,0.7,0.4],'LineStyle','none')

fill([0.000668316831683168 0.000668316831683168 0.000683168316831683 0.000683168316831683],[0.00118811881188119 0.0012029702970297 0.0012029702970297 0.00118811881188119],[0.8,0.7,0.4],'LineStyle','none')

fill([0.000683168316831683 0.000683168316831683 0.000698019801980198 0.000698019801980198],[0.00118811881188119 0.0012029702970297 0.0012029702970297 0.00118811881188119],[0.8,0.7,0.4],'LineStyle','none')

fill([0.000698019801980198 0.000698019801980198 0.000712871287128713 0.000712871287128713],[0.00118811881188119 0.0012029702970297 0.0012029702970297 0.00118811881188119],[0.8,0.7,0.4],'LineStyle','none')

fill([0.000712871287128713 0.000712871287128713 0.000727722772277228 0.000727722772277228],[0.00118811881188119 0.0012029702970297 0.0012029702970297 0.00118811881188119],[0.8,0.7,0.4],'LineStyle','none')

fill([0.000430693069306931 0.000430693069306931 0.000445544554455446 0.000445544554455446],[0.0012029702970297 0.00121782178217822 0.00121782178217822 0.0012029702970297],[0.8,0.7,0.4],'LineStyle','none')

fill([0.000608910891089109 0.000608910891089109 0.000623762376237624 0.000623762376237624],[0.0012029702970297 0.00121782178217822 0.00121782178217822 0.0012029702970297],[0.8,0.7,0.4],'LineStyle','none')

fill([0.000623762376237624 0.000623762376237624 0.000638613861386139 0.000638613861386139],[0.0012029702970297 0.00121782178217822 0.00121782178217822 0.0012029702970297],[0.8,0.7,0.4],'LineStyle','none')

fill([0.000638613861386139 0.000638613861386139 0.000653465346534653 0.000653465346534653],[0.0012029702970297 0.00121782178217822 0.00121782178217822 0.0012029702970297],[0.8,0.7,0.4],'LineStyle','none')

fill([0.000653465346534653 0.000653465346534653 0.000668316831683168 0.000668316831683168],[0.0012029702970297 0.00121782178217822 0.00121782178217822 0.0012029702970297],[0.8,0.7,0.4],'LineStyle','none')

fill([0.000445544554455446 0.000445544554455446 0.00046039603960396 0.00046039603960396],[0.00121782178217822 0.00123267326732673 0.00123267326732673 0.00121782178217822],[0.8,0.7,0.4],'LineStyle','none')

fill([0.000564356435643564 0.000564356435643564 0.000579207920792079 0.000579207920792079],[0.00121782178217822 0.00123267326732673 0.00123267326732673 0.00121782178217822],[0.8,0.7,0.4],'LineStyle','none')

fill([0.000579207920792079 0.000579207920792079 0.000594059405940594 0.000594059405940594],[0.00121782178217822 0.00123267326732673 0.00123267326732673 0.00121782178217822],[0.8,0.7,0.4],'LineStyle','none')

fill([0.000594059405940594 0.000594059405940594 0.000608910891089109 0.000608910891089109],[0.00121782178217822 0.00123267326732673 0.00123267326732673 0.00121782178217822],[0.8,0.7,0.4],'LineStyle','none')

fill([0.000445544554455446 0.000445544554455446 0.00046039603960396 0.00046039603960396],[0.00123267326732673 0.00124752475247525 0.00124752475247525 0.00123267326732673],[0.8,0.7,0.4],'LineStyle','none')

fill([0.000504950495049505 0.000504950495049505 0.00051980198019802 0.00051980198019802],[0.00123267326732673 0.00124752475247525 0.00124752475247525 0.00123267326732673],[0.8,0.7,0.4],'LineStyle','none')

fill([0.00051980198019802 0.00051980198019802 0.000534653465346535 0.000534653465346535],[0.00123267326732673 0.00124752475247525 0.00124752475247525 0.00123267326732673],[0.8,0.7,0.4],'LineStyle','none')

fill([0.000534653465346535 0.000534653465346535 0.000549504950495049 0.000549504950495049],[0.00123267326732673 0.00124752475247525 0.00124752475247525 0.00123267326732673],[0.8,0.7,0.4],'LineStyle','none')

fill([0.000549504950495049 0.000549504950495049 0.000564356435643564 0.000564356435643564],[0.00123267326732673 0.00124752475247525 0.00124752475247525 0.00123267326732673],[0.8,0.7,0.4],'LineStyle','none')

fill([0.000445544554455446 0.000445544554455446 0.00046039603960396 0.00046039603960396],[0.00124752475247525 0.00126237623762376 0.00126237623762376 0.00124752475247525],[0.8,0.7,0.4],'LineStyle','none')

fill([0.00046039603960396 0.00046039603960396 0.000475247524752475 0.000475247524752475],[0.00124752475247525 0.00126237623762376 0.00126237623762376 0.00124752475247525],[0.8,0.7,0.4],'LineStyle','none')

fill([0.000475247524752475 0.000475247524752475 0.00049009900990099 0.00049009900990099],[0.00124752475247525 0.00126237623762376 0.00126237623762376 0.00124752475247525],[0.8,0.7,0.4],'LineStyle','none')

fill([0.00049009900990099 0.00049009900990099 0.000504950495049505 0.000504950495049505],[0.00124752475247525 0.00126237623762376 0.00126237623762376 0.00124752475247525],[0.8,0.7,0.4],'LineStyle','none')
